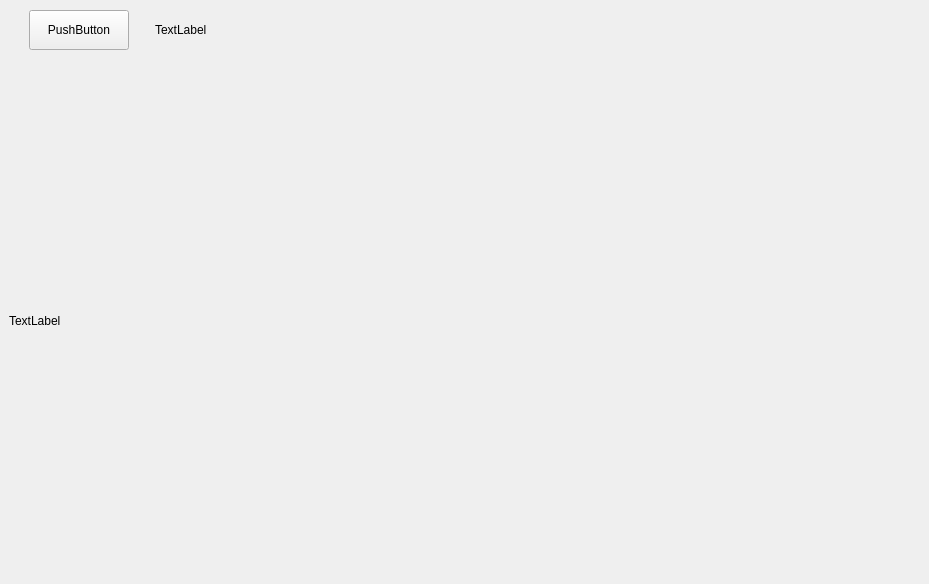
    <widget class="QWidget" name="page_baidu_ocr">
     <widget class="QWidget" name="widget_ocr" native="true">
      <property name="geometry">
       <rect>
        <x>0</x>
        <y>0</y>
        <width>920</width>
        <height>575</height>
       </rect>
      </property>
      <property name="minimumSize">
       <size>
        <width>920</width>
        <height>575</height>
       </size>
      </property>
      <property name="maximumSize">
       <size>
        <width>920</width>
        <height>575</height>
       </size>
      </property>
      <layout class="QVBoxLayout" name="verticalLayout_20">
       <item>
        <widget class="QWidget" name="widget_ocr_top" native="true">
         <property name="minimumSize">
          <size>
           <width>0</width>
           <height>60</height>
          </size>
         </property>
         <property name="maximumSize">
          <size>
           <width>16777215</width>
           <height>60</height>
          </size>
         </property>
         <layout class="QHBoxLayout" name="horizontalLayout_15">
          <item>
           <spacer name="horizontalSpacer_48">
            <property name="orientation">
             <enum>Qt::Horizontal</enum>
            </property>
            <property name="sizeType">
             <enum>QSizePolicy::Fixed</enum>
            </property>
            <property name="sizeHint" stdset="0">
             <size>
              <width>20</width>
              <height>20</height>
             </size>
            </property>
           </spacer>
          </item>
          <item>
           <widget class="QPushButton" name="pushButton_ocr">
            <property name="minimumSize">
             <size>
              <width>100</width>
              <height>40</height>
             </size>
            </property>
            <property name="maximumSize">
             <size>
              <width>100</width>
              <height>40</height>
             </size>
            </property>
            <property name="text">
             <string>PushButton</string>
            </property>
           </widget>
          </item>
          <item>
           <spacer name="horizontalSpacer_49">
            <property name="orientation">
             <enum>Qt::Horizontal</enum>
            </property>
            <property name="sizeType">
             <enum>QSizePolicy::Fixed</enum>
            </property>
            <property name="sizeHint" stdset="0">
             <size>
              <width>20</width>
              <height>20</height>
             </size>
            </property>
           </spacer>
          </item>
          <item>
           <widget class="QLabel" name="label_ocr_result">
            <property name="minimumSize">
             <size>
              <width>0</width>
              <height>40</height>
             </size>
            </property>
            <property name="maximumSize">
             <size>
              <width>16777215</width>
              <height>40</height>
             </size>
            </property>
            <property name="text">
             <string>TextLabel</string>
            </property>
           </widget>
          </item>
         </layout>
        </widget>
       </item>
       <item>
        <widget class="QWidget" name="widget_2" native="true">
         <layout class="QHBoxLayout" name="horizontalLayout_14">
          <item>
           <widget class="QLabel" name="label_ocr_photo">
            <property name="text">
             <string>TextLabel</string>
            </property>
           </widget>
          </item>
         </layout>
        </widget>
       </item>
      </layout>
     </widget>
    </widget>
